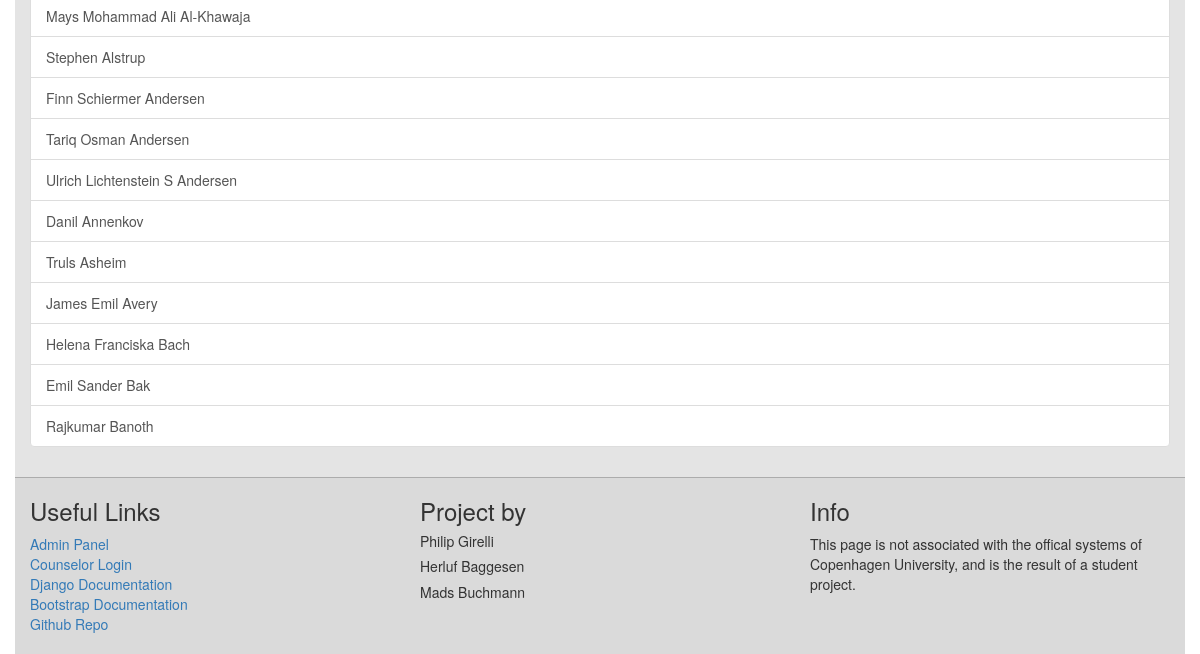
/counselors (lower part), run on an earlier commit of the app's database.
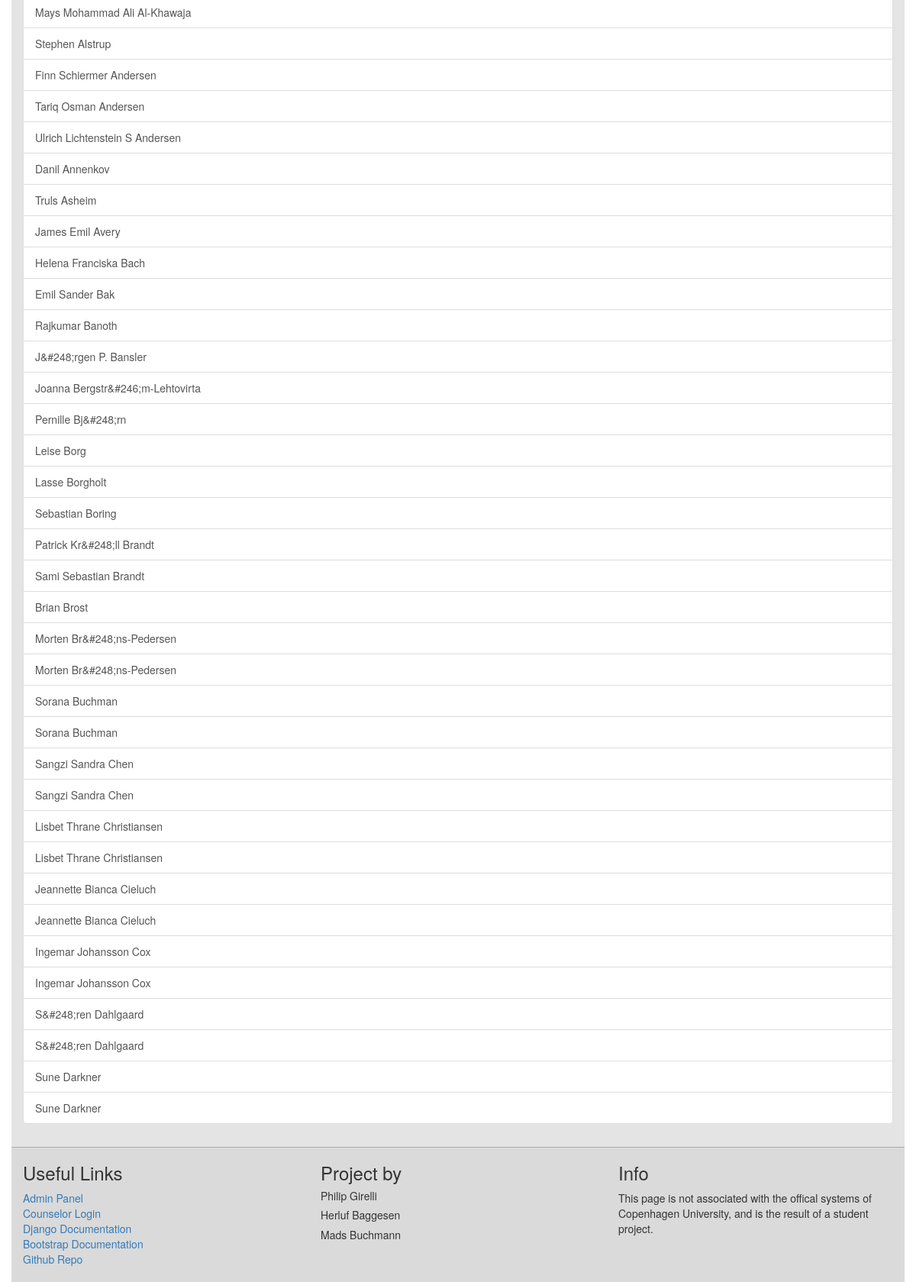
And on a later commit of the database.
### web/models.py (models this page shows, shortened)
class Counselor(models.Model):
    readonly_fields=('account_id',)
    name = models.CharField(max_length=255)
    email = models.EmailField()
    studyArea = models.CharField(max_length=255)
    office = models.CharField(max_length=255)
    projects = models.ManyToManyField(Project)
    url = models.URLField(default="NOURL")
    accountId = models.IntegerField(default=-1)
    statusChoices = (('Available','Available'),('Unavailable','Unavailable'))
    status = models.CharField(max_length=50, choices=statusChoices, default='Available')

### web/views.py (the view)
# urls.py: url(r'^counselors$', views.counselor_list, name="counselor_list"),
def counselor_list(request):
    counselors = Counselor.objects.all()
    context = {
        "counselors": counselors
    }
    return render(request, 'web/counselor_list.html', context)

### web/templates/web/counselor_list.html (shortened to what this page needs)
{%extends "web/master.html" %}
{% block content%}
  <div class="list-group">
  {% for counselor in counselors %}
    <a class="list-group-item" href="{% url 'counselor_detail' counselor.id %}">{{ counselor.name }}</a>
  {% endfor %}
</div>
{% endblock %}

What changed in the data, as far as the page shows it:
added Counselor: name "J&#248;rgen P. Bansler"
added Counselor: name "Joanna Bergstr&#246;m-Lehtovirta"
added Counselor: name "Pernille Bj&#248;rn"
added Counselor: name "Leise Borg"
added Counselor: name "Lasse Borgholt"
added Counselor: name "Sebastian Boring"
added Counselor: name "Patrick Kr&#248;ll Brandt"
added Counselor: name "Sami Sebastian Brandt"
added Counselor: name "Brian Brost"
added Counselor: name "Morten Br&#248;ns-Pedersen"
added Counselor: name "Morten Br&#248;ns-Pedersen"
added Counselor: name "Sorana Buchman"
added Counselor: name "Sorana Buchman"
added Counselor: name "Sangzi Sandra Chen"
added Counselor: name "Sangzi Sandra Chen"
added Counselor: name "Lisbet Thrane Christiansen"
added Counselor: name "Lisbet Thrane Christiansen"
added Counselor: name "Jeannette Bianca Cieluch"
added Counselor: name "Jeannette Bianca Cieluch"
added Counselor: name "Ingemar Johansson Cox"
added Counselor: name "Ingemar Johansson Cox"
added Counselor: name "S&#248;ren Dahlgaard"
added Counselor: name "S&#248;ren Dahlgaard"
added Counselor: name "Sune Darkner"
added Counselor: name "Sune Darkner"
